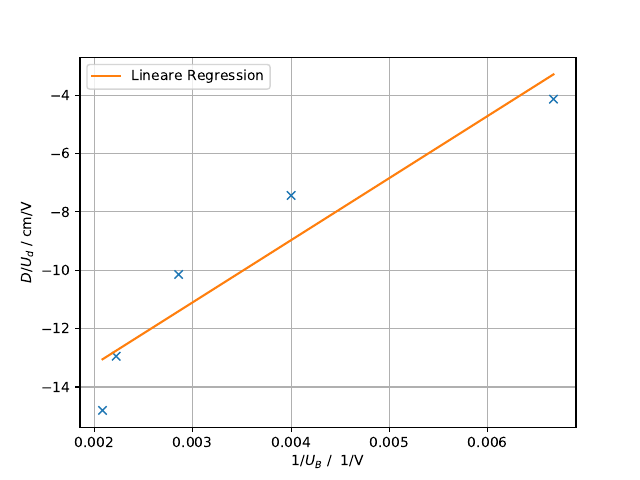

The Python source for this figure:

import numpy as np
import sympy
import matplotlib.pyplot as plt
from scipy.optimize import curve_fit
from pylab import figure, axes, pie, title, show

print('Empfindlichkeit auf 1/U_B')
x, y = np.loadtxt('Ergebniss.txt', unpack=True,delimiter=',')

def f(x,a,b):
    return a*x+b
popt, pcov = curve_fit(f, x, y)
print(popt)
print(pcov)

x_new = np.linspace(x[0], x[-1], 500)



plt.figure(1)
plt.plot(x,y,'x')
plt.plot(x_new,f(x_new,*popt),'-', label='Lineare Regression')
plt.ylabel('$D/U_d$ / cm/V')
plt.xlabel('$1/U_{B}$ /  1/V')
plt.grid()
plt.legend()


plt.savefig('Ergebniss.pdf')
print ('Fertig')
